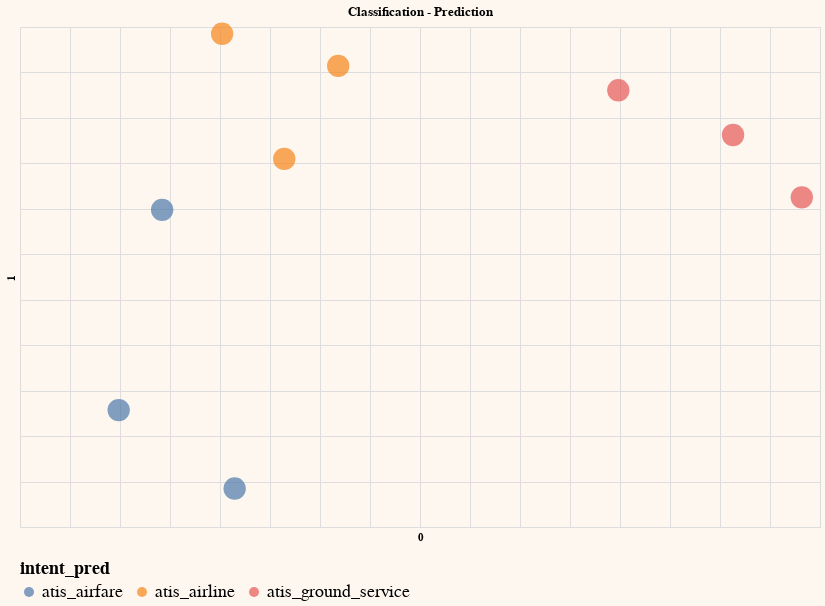

Notebook code for this chart:
### Code cell
# Plot the predicted classes
df_test.columns = df_test.columns.astype(str)
generate_chart(df_test,'0','1',lbl='off',color='intent_pred',title='Classification - Prediction')

### Figure 1 — Vega-Lite specification as saved in the notebook (floating-point values rounded to 4 significant figures; data arrays with more than 128 entries replaced by an {"elided": "..."} marker saying what was removed)
{"config": {"view": {"continuousWidth": 400, "continuousHeight": 300}, "background": "#FDF7F0", "legend": {"labelFontSize": 18, "orient": "bottom", "titleFontSize": 18}}, "layer": [{"mark": {"type": "circle", "size": 500}, "encoding": {"color": {"field": "intent_pred", "type": "nominal"}, "tooltip": [{"field": "query", "type": "nominal"}], "x": {"axis": {"domain": false, "labels": false, "ticks": false}, "field": "0", "scale": {"zero": false}, "type": "quantitative"}, "y": {"axis": {"domain": false, "labels": false, "ticks": false}, "field": "1", "scale": {"zero": false}, "type": "quantitative"}}}, {"mark": {"type": "text", "align": "left", "baseline": "middle", "dx": 10}, "encoding": {"color": {"field": "intent_pred", "type": "nominal"}, "tooltip": [{"field": "query", "type": "nominal"}], "x": {"axis": {"domain": false, "labels": false, "ticks": false}, "field": "0", "scale": {"zero": false}, "type": "quantitative"}, "y": {"axis": {"domain": false, "labels": false, "ticks": false}, "field": "1", "scale": {"zero": false}, "type": "quantitative"}}}], "data": {"name": "data-5e28727ae3dc20a416ae5d1ed9dd5533"}, "height": 500, "title": "Classification - Prediction", "width": 800, "$schema": "https://vega.github.io/schema/vega-lite/v4.17.0.json", "datasets": {"data-5e28727ae3dc20a416ae5d1ed9dd5533": [{"query": " which airlines fly from boston to washington dc via other cities", "0": -0.0979, "1": 0.2925, "intent": "atis_airline", "classification_embeds": {"elided": "1024 float values"}, "intent_pred": "atis_airline"}, {"query": " show me the airlines that fly between toronto and denver", "0": 0.01821, "1": 0.2572, "intent": "atis_airline", "classification_embeds": {"elided": "1024 float values"}, "intent_pred": "atis_airline"}, {"query": " show me round trip first class tickets from new york to miami", "0": -0.2013, "1": -0.1214, "intent": "atis_airfare", "classification_embeds": {"elided": "1024 float values"}, "intent_pred": "atis_airfare"}, {"query": " i'd like the lowest fare from denver to pittsburgh", "0": -0.08535, "1": -0.2077, "intent": "atis_airfare", "classification_embeds": {"elided": "1024 float values"}, "intent_pred": "atis_airfare"}, {"query": " show me a list of ground transportation at boston airport", "0": 0.2983, "1": 0.2304, "intent": "atis_ground_service", "classification_embeds": {"elided": "1024 float values"}, "intent_pred": "atis_ground_service"}, {"query": " show me boston ground transportation", "0": 0.4131, "1": 0.1812, "intent": "atis_ground_service", "classification_embeds": {"elided": "1024 float values"}, "intent_pred": "atis_ground_service"}, {"query": " of all airlines which airline has the most arrivals in atlanta", "0": -0.03574, "1": 0.1549, "intent": "atis_airline", "classification_embeds": {"elided": "1024 float values"}, "intent_pred": "atis_airline"}, {"query": " what ground transportation is available in boston", "0": 0.4818, "1": 0.1126, "intent": "atis_ground_service", "classification_embeds": {"elided": "1024 float values"}, "intent_pred": "atis_ground_service"}, {"query": " i would like your rates between atlanta and boston on september third", "0": -0.1579, "1": 0.09888, "intent": "atis_airfare", "classification_embeds": {"elided": "1024 float values"}, "intent_pred": "atis_airfare"}]}}
